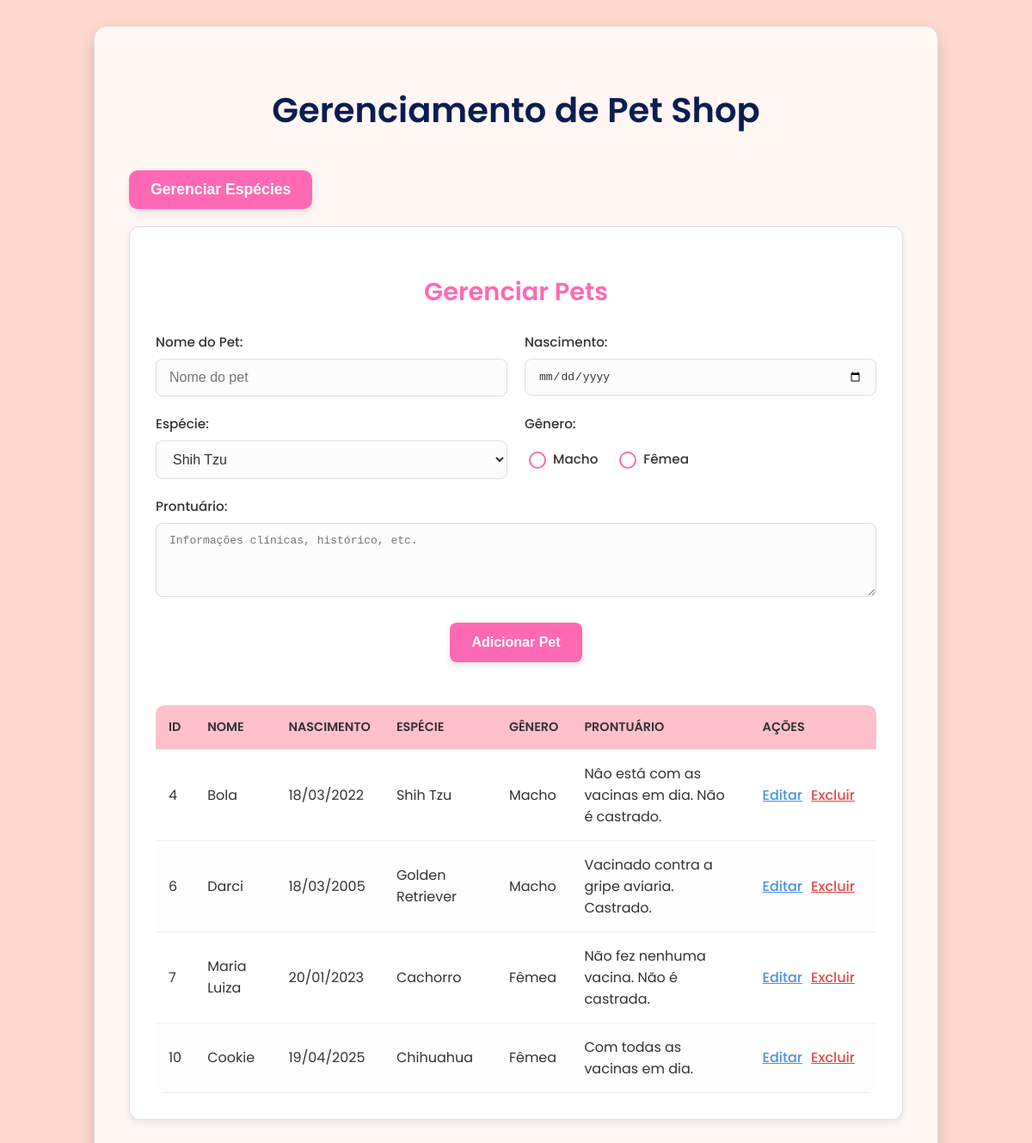
The page /gerenc/gerenc_pet.php on the database its author committed.
### tables this page shows
CREATE TABLE `pet` (
  `id_pet` int(11) NOT NULL,
  `nome_pet` varchar(45) NOT NULL,
  `nasc_pet` date NOT NULL,
  `especie_pet` varchar(45) NOT NULL,
  `genero_pet` varchar(11) NOT NULL,
  `prontuario_pet` varchar(128) NOT NULL
);

CREATE TABLE `especies` (
  `id` int(11) NOT NULL,
  `especie` varchar(45) NOT NULL
);

### gerenc/gerenc_pet.php (the view, shortened to what this page needs)
<?php
    function especiePorID($conn, $especie_pet) {
        $stmt = $conn->prepare("SELECT especie FROM especies WHERE id = ?");
        $stmt->bind_param("i", $especie_pet);
        $stmt->execute();
        $resultado = $stmt->get_result();
        $especie = $resultado->fetch_assoc()["especie"] ?? 'N/A';
        return $especie;
    }
?>
<!DOCTYPE html>
<html lang="pt-br">
<head>
    <link rel="stylesheet" href="../styles/gerenc.css">
</head>
<body id="gerenc_pet_especie">
    <div class="main-container">
        <h1>Gerenciamento de Pet Shop</h1>
        <button class="btn_gerenciar" type="button" onclick="window.location.href='../especie/gerenc_especie.php'">Gerenciar Espécies</button>
        <div class="section-container">
            <h2>Gerenciar Pets</h2>
            <form action="../gerenc/valida_gerenc.php" method="POST">
                <div class="form-group">
                    <label for="pet-name">Nome do Pet:</label>
                    <input type="text" id="pet-name" name="nome_pet" placeholder="Nome do pet" required>
                </div>
                <div class="form-group">
                    <label for="pet-birthdate">Nascimento:</label>
                    <input type="date" id="pet-birthdate" name="nasc_pet" required>
                </div>
                <div class="form-group">
                    <label for="pet-species">Espécie:</label>
                    <select name="especie_pet">
                        <?php
                            require("../conecta_bd.php");
                           $stmt = $conn->prepare("SELECT * FROM especies");
                            $stmt->execute();
                            $resultado = $stmt->get_result();
                            while ($row = mysqli_fetch_assoc($resultado) ):
                        ?>
                        <option value="<?=$row['id']?>"><?= $row["especie"]?></option>
                        <?php
                            endwhile;
                        ?>
                    </select>
                </div>
                <div class="form-group">
                    <label>Gênero:</label>
                    <div class="radio-group">
                        <label for="gender-macho">
                            <input type="radio" id="gender-macho" name="genero_pet" value="Macho" required>
                            Macho
                        </label>
                        <label for="gender-femea">
                            <input type="radio" id="gender-femea" name="genero_pet" value="Fêmea" required>
                            Fêmea
                        </label>
                    </div>
                </div>
                <div class="form-group" style="grid-column: 1 / -1;">
                    <label for="pet-medical-record">Prontuário:</label>
                    <textarea id="pet-medical-record" name="prontuario_pet" rows="4" placeholder="Informações clínicas, histórico, etc."></textarea>
                </div>
                <div class="form-actions" style="grid-column: 1 / -1;">
                    <button type="submit">Adicionar Pet</button>
                </div>
            </form>
            <?php
                require("../conecta_bd.php");
                $stmt = $conn->prepare("SELECT id_pet, nome_pet, DATE_FORMAT(nasc_pet, '%d/%m/%Y') AS nasc_pet, especie_pet, genero_pet, prontuario_pet FROM pet");
                $stmt->execute();
                $resultado = $stmt->get_result();
                if (mysqli_num_rows($resultado) > 0) {
                    echo ('<div class="table-responsive">
                        <table id="species-table">
                            <thead>
                                <tr>
                                    <th>ID</th>
                                    <th>Nome</th>
                                    <th>Nascimento</th>
                                    <th>Espécie</th>
                                    <th>Gênero</th>
                                    <th>Prontuário</th>
                                    <th>Ações</th>
                                </tr>
                            </thead>
                            <tbody>');
                while ($row = mysqli_fetch_assoc($resultado) ){
                    echo ("<tr class='clickable-row' onclick=\"window.location.href='../gerenc/mostrar_pet.php?id_pet=" . $row['id_pet'] . "'\">");
                    echo ("<td>" . htmlspecialchars($row["id_pet"]) . "</td>");
                    echo ("<td>" . htmlspecialchars($row["nome_pet"]) . "</td>");
                    echo ("<td>" . htmlspecialchars($row["nasc_pet"]) . "</td>");
                    echo ("<td>" . especiePorID($conn, $row["especie_pet"]) . "</td>");
                    echo ("<td>" . htmlspecialchars($row["genero_pet"]) . "</td>");
                    echo ("<td>" . htmlspecialchars($row["prontuario_pet"]) . "</td>");
                    echo ("<td><a class='button' form='species-form' href='../gerenc/editar_pet.php?id_pet=" . urlencode($row['id_pet'])) . "'>Editar</a>";
                    echo ("<a class='button' form='species-form' id='delete-btn' href='../gerenc/excluir_pet.php?id_pet=" . urlencode($row['id_pet'])) . "'>Excluir</a></td>";
                    echo ("</tr>");
                }
                echo ("</tbody></table>");
                } else {
                    echo ("<h1>Não há nada para ser exibido</h1>");
                }
            ?>
            </div>
        </div>
    </div>
</body>
</html>

### styles/gerenc.css (style rules this page uses)
:root { --cor-principal: #FF69B4; --cor-secundaria: #FFC0CB; --cor-fundo-claro-1: #FFF0F5; --cor-fundo-claro-2: #FFE4E1; --cor-texto: #333; --cor-borda: #DDD; --cor-sombra: rgba(0, 0, 0, 0.15); }
body { font-family: 'Poppins', sans-serif; background: linear-gradient(to right, var(--cor-fundo-claro-1), var(--cor-fundo-claro-2)); display: flex; justify-content: center; align-items: flex-start; min-height: 100vh; margin: 0; padding: 30px 20px; box-sizing: border-box; color: var(--cor-texto); }
#gerenc_pet_especie { background:#FCD8CD; }
.main-container { background-color: #FFF7F3; padding: 40px; border-radius: 15px; box-shadow: 0 10px 20px var(--cor-sombra); max-width: 900px; width: 100%; border: 1px solid var(--cor-borda); position: relative; z-index: 1; }
h1 { color: #0B1D51; text-align: center; margin-bottom: 40px; font-size: 2.5em; font-weight: 600; }
.section-container { background-color: #fff; padding: 30px; border-radius: 12px; box-shadow: 0 4px 8px rgba(0, 0, 0, 0.08); margin-bottom: 30px; border: 1px solid var(--cor-borda); }
.section-container h2 { color: var(--cor-principal); text-align: center; margin-bottom: 25px; font-size: 1.8em; font-weight: 600; }
form { display: grid; gap: 20px; margin-bottom: 30px; grid-template-columns: repeat(auto-fit, minmax(280px, 1fr)); }
form .form-group { display: flex; flex-direction: column; }
form label { margin-bottom: 8px; font-weight: 500; color: var(--cor-texto); font-size: 0.95em; }
form input[type="text"], form input[type="date"], form select, form textarea { width: 100%; padding: 12px 15px; border: 1px solid var(--cor-borda); border-radius: 8px; box-sizing: border-box; font-size: 1em; color: var(--cor-texto); transition: border-color 0.3s ease, box-shadow 0.3s ease; background-color: #fcfcfc; }
form textarea { resize: vertical; min-height: 80px; }
form .radio-group { display: flex; gap: 20px; padding: 10px 0; align-items: center; }
form .radio-group label { margin-bottom: 0; display: flex; align-items: center; cursor: pointer; }
form input[type="radio"] { margin-right: 8px; appearance: none; width: 20px; height: 20px; border: 2px solid var(--cor-principal); border-radius: 50%; outline: none; cursor: pointer; position: relative; flex-shrink: 0; }
.btn_gerenciar { margin-bottom: 20px; padding: 12px 25px; border: none; border-radius: 10px; font-size: 1.1em; font-weight: 600; cursor: pointer; transition: background-color 0.3s ease, transform 0.2s ease, box-shadow 0.2s ease; box-shadow: 0 4px 8px rgba(0, 0, 0, 0.1); color: #fff; background-color: var(--cor-principal); text-decoration: none; }
form button, .secondary-btn { padding: 14px 25px; border: none; border-radius: 8px; font-size: 1em; font-weight: 600; cursor: pointer; transition: background-color 0.3s ease, transform 0.2s ease, box-shadow 0.2s ease; box-shadow: 0 4px 8px rgba(0, 0, 0, 0.1); color: #fff; text-decoration: none; background-color: var(--cor-principal); }
.form-actions { grid-column: 1 / -1; display: flex; justify-content: center; gap: 15px; margin-top: 10px; }
.table-responsive { overflow-x: auto; }
table { width: 100%; border-collapse: collapse; margin-top: 20px; background-color: #fff; border-radius: 10px; overflow: hidden; }
table th, table td { text-align: left; padding: 15px; border-bottom: 1px solid #eee; }
table th { background-color: var(--cor-secundaria); color: var(--cor-texto); font-weight: 600; font-size: 0.9em; text-transform: uppercase; }
table tbody tr:nth-child(even) { background-color: #fdfdfd; }
table td .button { background: none; border: none; color: #4A90E2; cursor: pointer; font-weight: 500; margin-right: 10px; padding: 5px 0; transition: color 0.2s ease; box-shadow: none; }
table td .button#delete-btn { color: #E24A4A; }
.clickable-row { cursor: pointer; transition: background-color 0.2s; }

### rows shown on the page
pet: id_pet "4", nome_pet "Bola", nasc_pet "18/03/2022", especie_pet.especie "Shih Tzu", genero_pet "Macho", prontuario_pet "Nâo está com as vacinas em dia. Não é castrado."
pet: id_pet "6", nome_pet "Darci", nasc_pet "18/03/2005", especie_pet.especie "Golden Retriever", genero_pet "Macho", prontuario_pet "Vacinado contra a gripe aviaria. Castrado."
pet: id_pet "7", nome_pet "Maria Luiza", nasc_pet "20/01/2023", especie_pet.especie "Cachorro", genero_pet "Fêmea", prontuario_pet "Não fez nenhuma vacina. Não é castrada."
pet: id_pet "10", nome_pet "Cookie", nasc_pet "19/04/2025", especie_pet.especie "Chihuahua", genero_pet "Fêmea", prontuario_pet "Com todas as vacinas em dia."

### other values the page prints
form field especie_pet "Shih Tzu"
